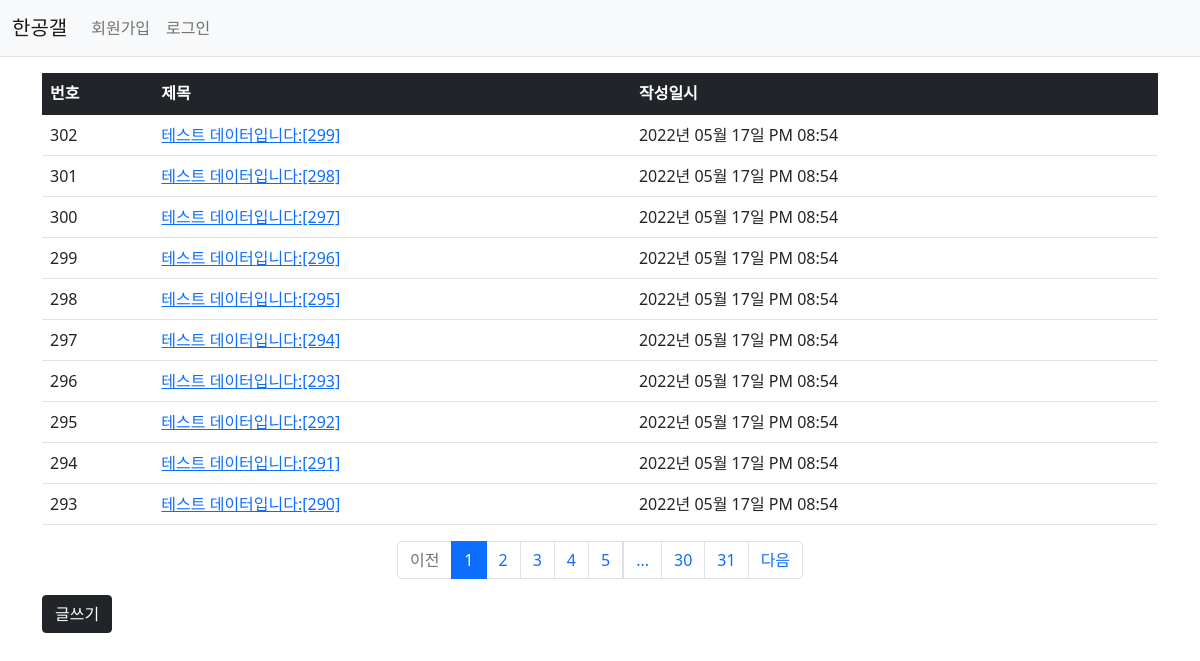
Page /question/list/ on the committed database.
### hy/models.py (models this page shows)
class Question(db.Model):
    id = db.Column(db.Integer, primary_key=True)
    subject = db.Column(db.String(200), nullable=False)
    content = db.Column(db.Text(), nullable=False)
    create_date = db.Column(db.DateTime(), nullable=False)

### hy/views/question_views.py (the view)
@bp.route("/list/")
def _list():
    page = request.args.get('page', type=int, default=1)
    question_list = Question.query.order_by(Question.create_date.desc())
    question_list = question_list.paginate(page, per_page=10)
    return render_template('question/question_list.html', question_list=question_list)

### hy/filter.py (called while the page is built)
def format_datetime(value, fmt="%Y년 %m월 %d일 %p %I:%M"):
    return value.strftime(fmt)

### hy/templates/question/question_list.html (shortened to what this page needs)
{% extends "base.html" %}
{% block content %}
<div class="container my-3">
    <table class="table">
        <thead>
            <tr class="table-dark">
                <th>번호</th>
                <th>제목</th>
                <th>작성일시</th>
            </tr>
        </thead>
        <tbody>
        {% if question_list %}
            {% for question in question_list.items %}
                <tr>
                    <td>{{ question_list.total - ((question_list.page-1) * question_list.per_page) - loop.index0 }}</td>
                    <td>
                        <a href="{{url_for('question.detail', question_id=question.id)}}">{{question.subject}}</a>
                    </td>
                    <td>{{ question.create_date|datetime }}</td>
                </tr>
            {%endfor%}
        {%else%}
            <tr>
                <td colspan="3">게시물이 없습니다.</td>
            </tr>
        {%endif%}
        </tbody>
    </table>
    <ul class="pagination justify-content-center">
        {%if question_list.has_prev%}
        <li class="page-item">
            <a class="page-link" href="?page={{question_list.prev_num}}">이전</a>
        </li>
        {%else%}
        <li class="page-item disabled">
            <a class="page-link" tabindex="-1" aria-disabled="true" href="javascript:void(0)">이전</a>
        </li>
        {% endif %}
        {%for page_num in question_list.iter_pages()%}
            {%if page_num%}
                {%if page_num != question_list.page%}
                <li class="page-item">
                     <a class="page-link" href="?page={{ page_num }}">{{ page_num }}</a>
                </li>
                {%else%}
                <li class="page-item active" aria-current="page">
                    <a class="page-link" href="javascript:void(0)">{{ page_num }}</a>
                </li>
                {% endif %}
            {% else %}
            <li class="disabled">
                <a class="page-link" href="javascript:void(0)">...</a>
            </li>
            {% endif %}
        {% endfor %}
        {%if question_list.has_next%}
        <li class="page-item">
            <a class="page-link" href="?page={{ question_list.next_num }}">다음</a>
        </li>
        {% else %}
        <li class="page-item disabled">
            <a class="page-link" tabindex="-1" aria-disabled="true" href="javascript:void(0)">다음</a>
        </li>
        {% endif %}
    </ul>
    <a href="{{url_for('question.create')}}" class="btn bg-dark border-dark border-dark btn-primary">글쓰기</a>
</div>
{% endblock %}

### hy/templates/base.html (shortened to what this page needs)
<!doctype html>
<html lang="ko">
<head>
    <link rel="stylesheet" href="{{ url_for('static', filename='bootstrap.min.css') }}">
    <link rel="stylesheet" href="{{ url_for('static', filename='style.css') }}">
</head>
<body>
{% include "navbar.html" %}
{% block content %}
{% endblock %}
</body>
</html>

### hy/templates/navbar.html (shortened to what this page needs)
<nav class="navbar navbar-expand-lg navbar-light bg-light border-bottom">
    <div class="container-fluid">
        <a class="navbar-brand" href="{{ url_for('main.index') }}">한공갤</a>
        <div class="collapse navbar-collapse" id="navbarSupportedContent">
            <ul class="navbar-nav me-auto mb-2 mb-lg-0">
                <li class="nav-item">
                    <a class="nav-link" href="{{url_for('auth.signup')}}">회원가입</a>
                </li>
                <li class="nav-item">
                    <a class="nav-link" href="#">로그인</a>
                </li>
            </ul>
        </div>
    </div>
</nav>

### rows in the picture
Question: total "302", subject "테스트 데이터입니다:[299]", create_date "2022년 05월 17일 PM 08:54"
Question: total "301", subject "테스트 데이터입니다:[298]", create_date "2022년 05월 17일 PM 08:54"
Question: total "300", subject "테스트 데이터입니다:[297]", create_date "2022년 05월 17일 PM 08:54"
Question: total "299", subject "테스트 데이터입니다:[296]", create_date "2022년 05월 17일 PM 08:54"
Question: total "298", subject "테스트 데이터입니다:[295]", create_date "2022년 05월 17일 PM 08:54"
Question: total "297", subject "테스트 데이터입니다:[294]", create_date "2022년 05월 17일 PM 08:54"
Question: total "296", subject "테스트 데이터입니다:[293]", create_date "2022년 05월 17일 PM 08:54"
Question: total "295", subject "테스트 데이터입니다:[292]", create_date "2022년 05월 17일 PM 08:54"
Question: total "294", subject "테스트 데이터입니다:[291]", create_date "2022년 05월 17일 PM 08:54"
Question: total "293", subject "테스트 데이터입니다:[290]", create_date "2022년 05월 17일 PM 08:54"

### other values in the picture
{{ page_num }} "1"
{{ page_num }} "2" "3" "4" "5" "30" "31"
